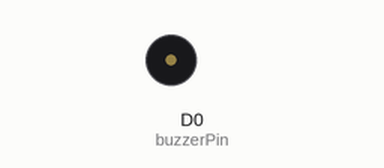
Simulated run of this sketch. Board: Arduino Nano 33 IoT. Shown: buzzer (waves = sounding, pin HIGH). Nothing arrives over Bluetooth unless stated; a phone connects over Bluetooth LE 3 s after start; what the sketch prints to the serial monitor is not drawn.

Above: at 1.5 s.
At 3.5 s:
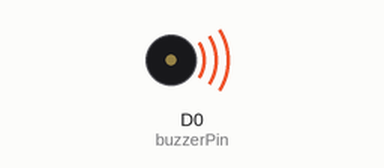
Timing chart, 0 to 4.6 s (numbered marks = the images above):
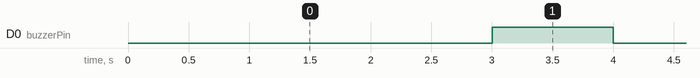

The sketch:

blink_ble.ino
```cpp
#include <ArduinoBLE.h>

// 부저 핀 설정
const int buzzerPin = 0;
int delayTime = 1000;   // 기본 딜레이 시간 (1초)

// BLE 서비스 및 특성 UUID
BLEService buzzerService("0000ffe0-0000-1000-8000-00805f9b34fb");
BLEByteCharacteristic buzzerCharacteristic("0000ffe1-0000-1000-8000-00805f9b34fb", BLEWrite | BLENotify);

// 문자열 버퍼
String inputBuffer = "";

void setup() {
  Serial.begin(115200);
  pinMode(buzzerPin, OUTPUT);

  // BLE 초기화
  if (!BLE.begin()) {
    Serial.println("BLE 초기화 실패!");
    while (1);
  }

  // BLE 설정
  BLE.setLocalName("Arduino Nano 33 BLE");
  BLE.setAdvertisedService(buzzerService);
  buzzerService.addCharacteristic(buzzerCharacteristic);
  BLE.addService(buzzerService);
  buzzerCharacteristic.writeValue(0);

  // BLE 광고 시작
  BLE.advertise();
  Serial.println("BLE 광고 시작");
}

void loop() {
  BLE.poll();

  // BLE 연결 대기
  BLEDevice central = BLE.central();
  if (central) {
    Serial.print("연결됨: ");
    Serial.println(central.address());

    // 연결이 유지되는 동안
    while (central.connected()) {
      // 특성 값이 변경되었는지 확인
      if (buzzerCharacteristic.written()) {
        char receivedChar = (char)buzzerCharacteristic.value();

        // 0-9 사이의 문자를 받으면 0-900ms로 매핑
        if (receivedChar >= '0' && receivedChar <= '9') {
          int digit = receivedChar - '0';  // ASCII 값을 실제 숫자로 변환
          delayTime = digit * 100;  // 0-9를 0-900ms로 매핑
          Serial.print("딜레이 시간이 ");
          Serial.print(delayTime);
          Serial.println("ms로 변경되었습니다.");
        }
      }

      // 부저 제어
      digitalWrite(buzzerPin, HIGH);
      delay(delayTime);
      digitalWrite(buzzerPin, LOW);
      delay(delayTime);
    }

    Serial.print("연결 해제됨: ");
    Serial.println(central.address());
  }
} 
```

Measured:
- by itself, D0 (buzzerPin): alternates HIGH for 1.0 s and LOW for 1.0 s
